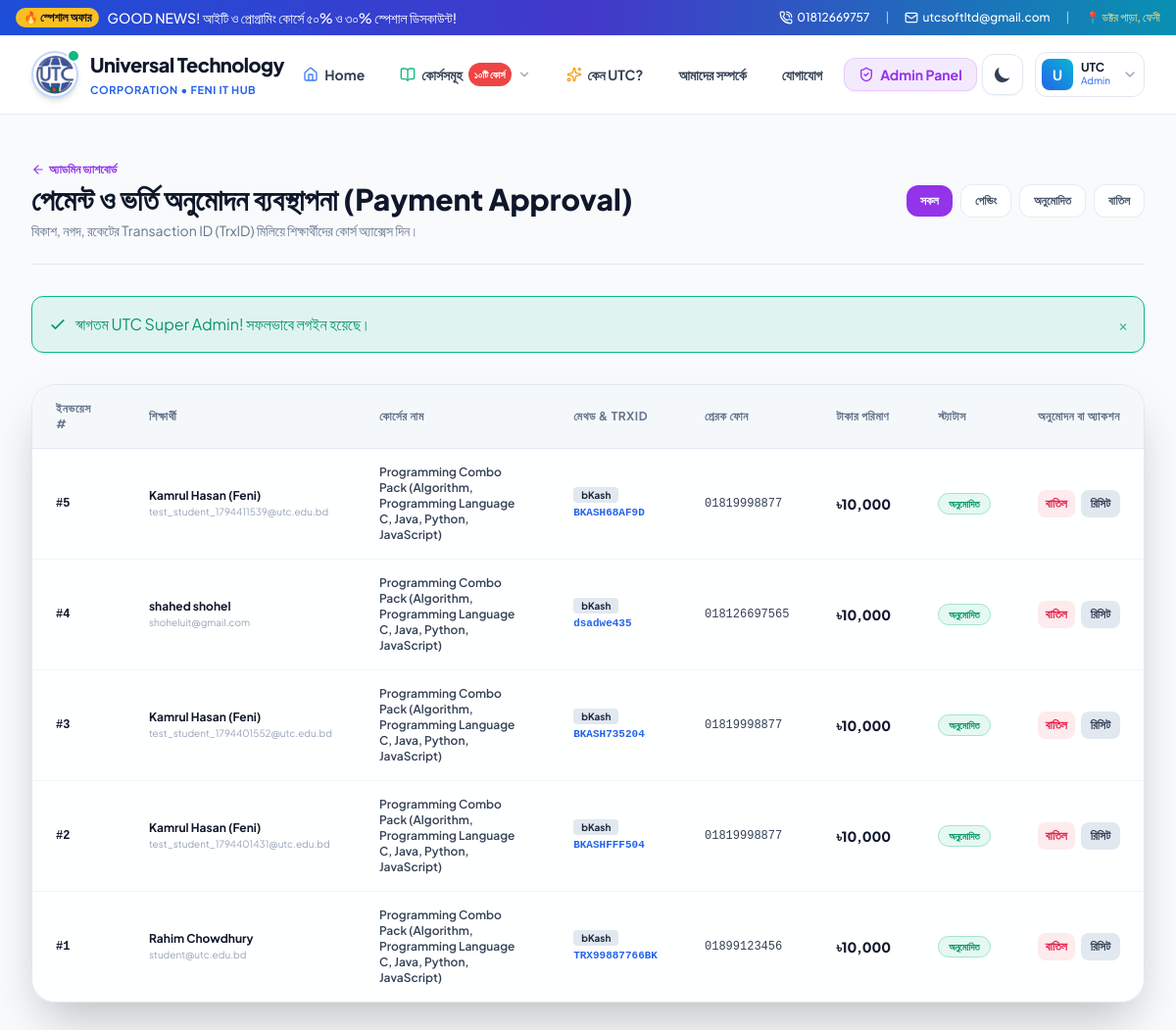
Page /admin/enrollments.php (signed in) on the committed database.
### tables this page shows
CREATE TABLE users (
        id INTEGER PRIMARY KEY AUTOINCREMENT,
        name TEXT NOT NULL,
        email TEXT UNIQUE NOT NULL,
        password TEXT NOT NULL,
        phone TEXT,
        role TEXT NOT NULL DEFAULT 'student', -- 'admin', 'teacher', 'student'
        avatar TEXT,
        bio TEXT,
        created_at DATETIME DEFAULT CURRENT_TIMESTAMP
    );

CREATE TABLE enrollments (
        id INTEGER PRIMARY KEY AUTOINCREMENT,
        student_id INTEGER NOT NULL,
        course_id INTEGER NOT NULL,
        batch_name TEXT DEFAULT 'UTC Batch 2026-A',
        amount REAL NOT NULL,
        payment_method TEXT NOT NULL, -- 'bKash', 'Nagad', 'Rocket', 'Bank'
        transaction_id TEXT,
        sender_phone TEXT,
        payment_status TEXT DEFAULT 'pending', -- 'pending', 'approved', 'rejected'
        enrolled_at DATETIME DEFAULT CURRENT_TIMESTAMP,
        approved_at DATETIME,
        FOREIGN KEY (student_id) REFERENCES users(id) ON DELETE CASCADE,
        FOREIGN KEY (course_id) REFERENCES courses(id) ON DELETE CASCADE
    );

CREATE TABLE courses (
        id INTEGER PRIMARY KEY AUTOINCREMENT,
        title TEXT NOT NULL,
        slug TEXT UNIQUE NOT NULL,
        category TEXT NOT NULL,
        original_price REAL NOT NULL,
        discount_price REAL NOT NULL,
        discount_percent INTEGER DEFAULT 0,
        short_desc TEXT,
        full_desc TEXT,
        why_choose_utc TEXT,
        thumbnail TEXT,
        duration TEXT DEFAULT '4 Months',
        total_classes INTEGER DEFAULT 36,
        level TEXT DEFAULT 'Beginner to Advanced',
        teacher_id INTEGER,
        status TEXT DEFAULT 'active',
        featured INTEGER DEFAULT 1,
        created_at DATETIME DEFAULT CURRENT_TIMESTAMP,
        FOREIGN KEY (teacher_id) REFERENCES users(id) ON DELETE SET NULL
    );

### admin/enrollments.php (the view, shortened to what the rows shown need)
<?php
require_once __DIR__ . '/../config/database.php';
require_once __DIR__ . '/../config/auth.php';
require_once __DIR__ . '/../config/helpers.php';
$sql = "SELECT e.*, c.title as course_title, u.name as student_name, u.email as student_email, u.phone as student_phone
        FROM enrollments e
        JOIN courses c ON e.course_id = c.id
        JOIN users u ON e.student_id = u.id";
$params = [];
$sql .= " ORDER BY e.id DESC";
$stmt = $pdo->prepare($sql);
$stmt->execute($params);
$enrollments = $stmt->fetchAll();
require_once __DIR__ . '/../includes/header.php';
require_once __DIR__ . '/../includes/navbar.php';
?>
<div class="py-12 bg-slate-50 dark:bg-[#080d1a] min-h-[calc(100vh-80px)] transition-colors duration-300">
    <div class="max-w-7xl mx-auto px-4 sm:px-6 lg:px-8 space-y-8">
        <div class="flex flex-col sm:flex-row items-start sm:items-center justify-between gap-4 pb-6 border-b border-slate-200 dark:border-slate-800">
            <div>
                <h1 class="text-2xl sm:text-3xl font-extrabold text-slate-900 dark:text-white">
                    পেমেন্ট ও ভর্তি অনুমোদন ব্যবস্থাপনা (Payment Approval)
                </h1>
            </div>
        </div>
        <div class="glass-panel rounded-3xl border border-slate-200 dark:border-slate-800 overflow-hidden shadow-2xl">
            <div class="overflow-x-auto">
                <table class="w-full text-left text-xs">
                    <thead>
                        <tr class="bg-slate-100/70 dark:bg-slate-800/60 border-b border-slate-200 dark:border-slate-800 text-slate-500 uppercase tracking-wider">
                            <th class="py-4 px-6">ইনভয়েস #</th>
                            <th class="py-4 px-6">শিক্ষার্থী</th>
                            <th class="py-4 px-6">কোর্সের নাম</th>
                            <th class="py-4 px-6">মেথড & TrxID</th>
                            <th class="py-4 px-6">প্রেরক ফোন</th>
                            <th class="py-4 px-6">টাকার পরিমাণ</th>
                            <th class="py-4 px-6">স্ট্যাটাস</th>
                            <th class="py-4 px-6 text-right">অনুমোদন বা অ্যাকশন</th>
                        </tr>
                    </thead>
                    <tbody class="divide-y divide-slate-100 dark:divide-slate-800 text-slate-700 dark:text-slate-300">
                        <?php if (empty($enrollments)): ?>
                            <tr>
                                <td colspan="8" class="py-8 text-center text-slate-500">কোনো এনরোলমেন্ট পাওয়া যায়নি।</td>
                            </tr>
                        <?php else: ?>
                            <?php foreach ($enrollments as $en): ?>
                                <tr class="hover:bg-slate-50/50 dark:hover:bg-slate-800/30 transition">
                                    <td class="py-4 px-6 font-mono font-bold text-slate-900 dark:text-white">
                                        #<?= $en['id'] ?>
                                    </td>
                                    <td class="py-4 px-6">
                                        <p class="font-bold text-slate-900 dark:text-white"><?= sanitize($en['student_name']) ?></p>
                                        <p class="text-[10px] text-slate-400"><?= sanitize($en['student_email']) ?></p>
                                    </td>
                                    <td class="py-4 px-6 font-semibold max-w-[220px]">
                                        <?= sanitize($en['course_title']) ?>
                                    </td>
                                    <td class="py-4 px-6">
                                        <span class="px-2 py-0.5 rounded text-[10px] font-bold bg-slate-200 dark:bg-slate-700 text-slate-800 dark:text-slate-200">
                                            <?= sanitize($en['payment_method']) ?>
                                        </span>
                                        <span class="block font-mono text-[11px] text-blue-600 dark:text-cyan-400 font-bold mt-0.5 select-all">
                                            <?= sanitize($en['transaction_id'] ?? 'N/A') ?>
                                        </span>
                                    </td>
                                    <td class="py-4 px-6 font-mono">
                                        <?= sanitize($en['sender_phone'] ?? $en['student_phone'] ?? 'N/A') ?>
                                    </td>
                                    <td class="py-4 px-6 font-black text-slate-900 dark:text-white text-sm">
                                        <?= formatBDT($en['amount']) ?>
                                    </td>
                                    <td class="py-4 px-6">
                                        <span class="px-2.5 py-1 rounded-full text-[10px] font-extrabold uppercase <?= $en['payment_status'] === 'approved' ? 'bg-emerald-500/10 text-emerald-600 border border-emerald-500/30' : ($en['payment_status'] === 'rejected' ? 'bg-rose-500/10 text-rose-600 border border-rose-500/30' : 'bg-amber-500/10 text-amber-600 border border-amber-500/30') ?>">
                                            <?= $en['payment_status'] === 'approved' ? 'অনুমোদিত' : ($en['payment_status'] === 'rejected' ? 'বাতিল' : 'যাচাই চলছে') ?>
                                        </span>
                                    </td>
                                    <td class="py-4 px-6 text-right space-x-1 whitespace-nowrap">
                                        <?php if ($en['payment_status'] !== 'rejected'): ?>
                                            <a href="enrollments.php?action=reject&id=<?= $en['id'] ?>" onclick="return confirm('পেমেন্টটি বাতিল করতে চান?')" class="px-2 py-1.5 rounded-lg bg-rose-500/10 hover:bg-rose-600 hover:text-white text-rose-600 font-bold text-xs transition inline-block">
                                                বাতিল
                                            </a>
                                        <?php endif; ?>
                                        <a href="../invoice.php?id=<?= $en['id'] ?>" target="_blank" class="px-2.5 py-1.5 rounded-lg bg-slate-200 dark:bg-slate-700 text-slate-700 dark:text-slate-200 font-bold text-xs transition inline-block">
                                            রিসিট
                                        </a>
                                    </td>
                                </tr>
                            <?php endforeach; ?>
                        <?php endif; ?>
                    </tbody>
                </table>
            </div>
        </div>
    </div>
</div>
<?php require_once __DIR__ . '/../includes/footer.php'; ?>

### includes/navbar.php (shortened to what the rows shown need)
<?php
$currentUser = getCurrentUser();
?>
<header class="sticky top-0 z-50 glass-nav transition-colors duration-300">
    <div class="max-w-7xl mx-auto px-4 sm:px-6 lg:px-8">
        <div class="flex items-center justify-between h-20">
            <div class="flex items-center space-x-3">
                <?php if ($currentUser): ?>
                    <div class="relative group">
                        <button type="button" class="flex items-center gap-2 p-1.5 rounded-xl border border-slate-200 dark:border-slate-700/60 bg-white dark:bg-slate-800 text-left focus:outline-none group-hover:border-blue-500/50 group-hover:ring-2 group-hover:ring-blue-500/20 transition-all duration-200">
                            <div class="w-8 h-8 rounded-lg bg-gradient-to-tr from-blue-600 to-cyan-500 text-white font-bold text-sm flex items-center justify-center shadow-sm">
                                <?= strtoupper(substr($currentUser['name'], 0, 1)) ?>
                            </div>
                            <div class="hidden sm:block pr-1">
                                <p class="text-xs font-bold text-slate-900 dark:text-white leading-none"><?= sanitize(explode(' ', $currentUser['name'])[0]) ?></p>
                                <p class="text-[10px] text-blue-600 dark:text-cyan-400 capitalize"><?= $currentUser['role'] ?></p>
                            </div>
                            <i data-lucide="chevron-down" class="w-4 h-4 text-slate-400 group-hover:rotate-180 transition-transform duration-200"></i>
                        </button>
                    </div>
                <?php endif; ?>
            </div>
        </div>
    </div>
</header>

### rows in the picture
users: name "U", name "UTC", role "Admin"
enrollments: id "5", student.name "Kamrul Hasan (Feni)", student.email "test_student_1794411539@utc.edu.bd", course.title "Programming Combo Pack (Algorithm, Programming Language C, Java, Python, JavaScript)", payment_method "bKash", transaction "BKASH68AF9D", sender_phone "01819998877", amount "৳10,000", payment_status "অনুমোদিত"
enrollments: id "4", student.name "shahed shohel", student.email "shoheluit@gmail.com", course.title "Programming Combo Pack (Algorithm, Programming Language C, Java, Python, JavaScript)", payment_method "bKash", transaction "dsadwe435", sender_phone "018126697565", amount "৳10,000", payment_status "অনুমোদিত"
enrollments: id "3", student.name "Kamrul Hasan (Feni)", student.email "test_student_1794401552@utc.edu.bd", course.title "Programming Combo Pack (Algorithm, Programming Language C, Java, Python, JavaScript)", payment_method "bKash", transaction "BKASH735204", sender_phone "01819998877", amount "৳10,000", payment_status "অনুমোদিত"
enrollments: id "2", student.name "Kamrul Hasan (Feni)", student.email "test_student_1794401431@utc.edu.bd", course.title "Programming Combo Pack (Algorithm, Programming Language C, Java, Python, JavaScript)", payment_method "bKash", transaction "BKASHFFF504", sender_phone "01819998877", amount "৳10,000", payment_status "অনুমোদিত"
enrollments: id "1", student.name "Rahim Chowdhury", student.email "student@utc.edu.bd", course.title "Programming Combo Pack (Algorithm, Programming Language C, Java, Python, JavaScript)", payment_method "bKash", transaction "TRX99887766BK", sender_phone "01899123456", amount "৳10,000", payment_status "অনুমোদিত"

### other values in the picture
$flash['message'] "স্বাগতম UTC Super Admin! সফলভাবে লগইন হয়েছে।"
